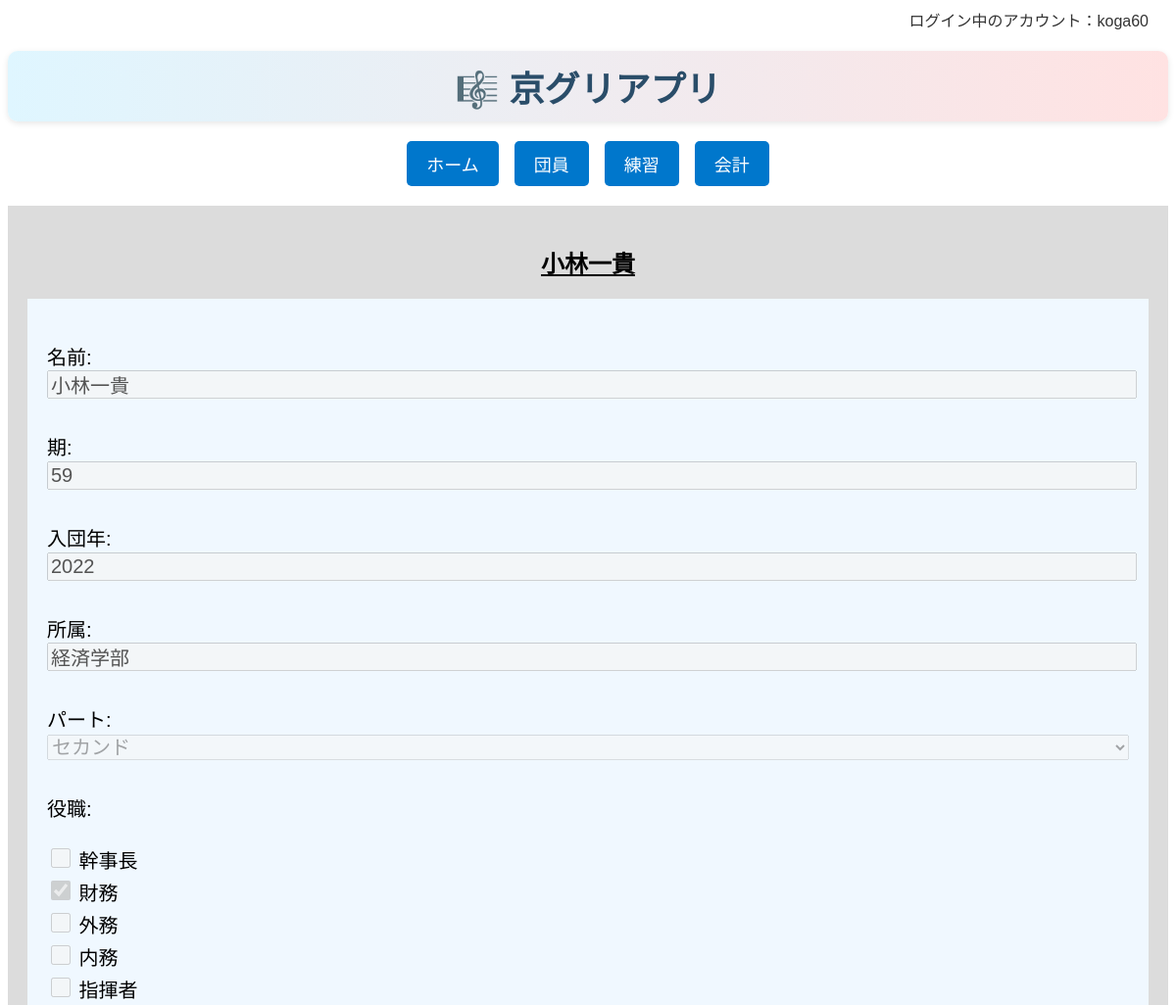
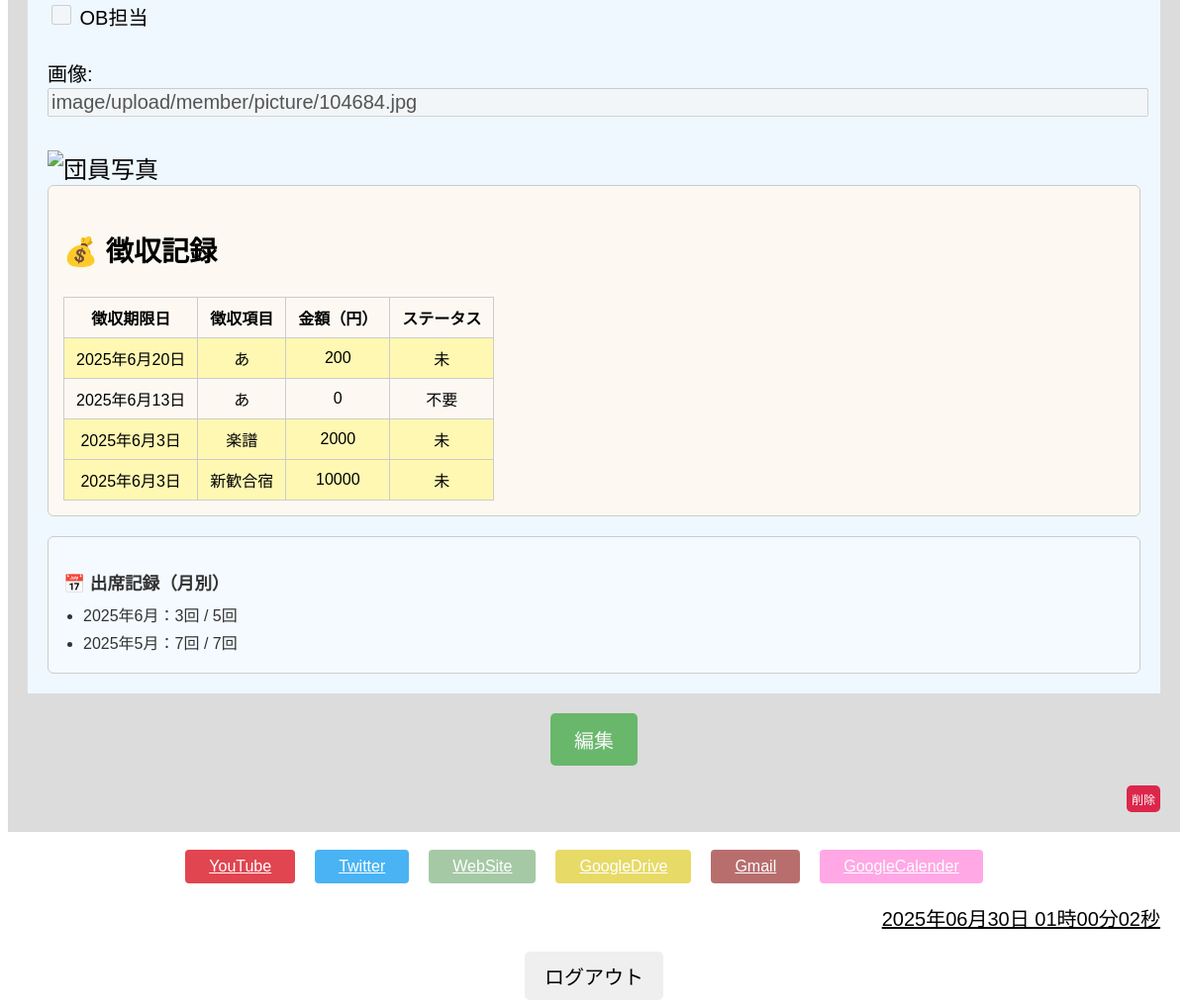
Screenshot of /member/8771d4e5-0cde-4285-b242-f666dc0be6bb/ (signed in) with the database file from the repository (2 pictures, top to bottom).
### member/models.py (models this page shows, shortened)
class Member(models.Model):
    PART_CHOICES = [
        ('top', 'トップ'),
        ('second', 'セカンド'),
        ('baritone', 'バリトン'),
        ('bass', 'ベース'),
    ]
    id = models.UUIDField(
        primary_key=True,
        default=uuid.uuid4,
        editable=False,
        verbose_name="ID"
    )  # 主キーとしてUUIDを使用（安全性・衝突回避）
    name = models.CharField(max_length=100, verbose_name="名前")  # 団員名
    kyogleeid = models.IntegerField(verbose_name="期")  # 何期生か（整数）
    joinyear = models.IntegerField(verbose_name="入団年")  # 入団年度
    faculty = models.CharField(max_length=100, verbose_name="所属")  # 学部など
    part = models.CharField(
        max_length=10,
        choices=PART_CHOICES,
        verbose_name="パート"
    )  # 所属パート（選択式）
    role = models.ManyToManyField(
        Role,
        verbose_name="役職",
        blank=True
    )  # 複数の役職と多対多で紐づけ
    picture = CloudinaryField(
        '画像',
        blank=True,
        null=True
    )  # Cloudinaryに保存されるプロフィール画像
    created_at = models.DateTimeField(
        auto_now_add=True,
        verbose_name="作成日時"
    )  # 登録された日時（自動記録）
    updated_at = models.DateTimeField(
        auto_now=True,
        verbose_name="更新日時"
    )  # 最終更新日時（自動記録）
    user = models.OneToOneField(
        User,
        on_delete=models.CASCADE,
        null=True,
        blank=True
    )  # Djangoのログインユーザーと紐づけ（任意）

### accounting/models/collection_models.py (models this page shows, shortened)
class CollectionRecord(models.Model):
    STATUS_CHOICES = [
        ('未', '未'),       # 未払い
        ('済', '済'),       # 支払済み
        ('不要', '不要'),   # 不要（免除など）
    ]
    collection = models.ForeignKey(
        Collection,
        on_delete=models.CASCADE,
        related_name='records'
    )  # 対象となる徴収項目
    member = models.ForeignKey(
        Member,
        on_delete=models.CASCADE
    )  # 対象団員
    amount = models.PositiveIntegerField(
        verbose_name="徴収額",
        default=0
    )  # 金額（円）
    status = models.CharField(
        max_length=10,
        choices=STATUS_CHOICES,
        default='未',
        verbose_name="徴収ステータス"
    )  # 支払い状況の区分

class Collection(models.Model):
    title = models.CharField(
        max_length=50,
        verbose_name="徴収項目",
        default=""
    )  # 徴収の名前（例：2025年5月団費）
    content = models.TextField(
        verbose_name="徴収内容",
        blank=True
    )  # 補足内容（空欄可）
    created_at = models.DateTimeField(
        auto_now_add=True,
        verbose_name="作成日"
    )  # 作成日時（自動記録）
    deadline = models.DateField(
        verbose_name="徴収期限日"
    )  # 支払いの締切日

### member/views.py (the view)
class MemberDetailView(LoginRequiredMixin, View):
    def get(self, request, id):
        member = get_object_or_404(Member, id=id)
        form = MemberForm(instance=member)
        for field in form.fields.values():
            field.disabled = True  # 表示のみで編集不可に
        attendance_records = PracticeAttendance.objects.select_related("day").filter(member=member)
        monthly_stats = defaultdict(lambda: {"attended": 0, "total": 0})
        for att in attendance_records:
            year, month = att.day.date.year, att.day.date.month
            if att.day.status != "none":
                monthly_stats[(year, month)]["total"] += 1
                if att.status in ["present", "late"]:
                    monthly_stats[(year, month)]["attended"] += 1
        sorted_stats = sorted(monthly_stats.items(), reverse=True)
        collection_records = CollectionRecord.objects.select_related('collection')\
            .filter(member=member).order_by('-collection__deadline')
        return render(request, "member/member_detail.html", {
            "member": member,
            "form": form,
            "monthly_attendance": sorted_stats,
            "collection_records": collection_records,
        })

### member/forms.py
class MemberForm(ModelForm):
    class Meta:
        model = Member  # 対応するモデル
        fields = [
            "name",
            "kyogleeid",
            "joinyear",
            "faculty",
            "part",
            "role",
            "picture"
        ]  # フォームに表示させるフィールドを指定
        widgets = {
            'name': forms.TextInput(attrs={'placeholder': '例）小林一貴'}),
            'kyogleeid': forms.TextInput(attrs={'placeholder': '例）59'}),
            'joinyear': forms.TextInput(attrs={'placeholder': '例）2022'}),
            'faculty': forms.TextInput(attrs={'placeholder': '例）経済学部'}),
            'role': forms.CheckboxSelectMultiple,  # 複数選択をチェックボックスで表示
        }

### member/models.py (called while the page is built)
    def __str__(self):
        return self.label

### templates/member/member_detail.html (shortened to what this page needs)
{% extends "base/base.html" %}
{% block body %}
<div class="contents">
    <h2 class="page_name">{{member.name}}</h2>
    <div class="register_contents">
        <div class="register_form">
            {{ form.as_p }}
            {% if member.picture %}
                <div>
                    <img src="{{ member.picture.url }}" alt="団員写真" width="300px">
                </div>
            {% endif %}
            {% if collection_records %}
            <div class="collection_history table_scroll_wrapper">
                <h3>💰 徴収記録</h3>
                <div class="scroll_inner_wrapper">
                <table class="collection_table" border="1">
                    <thead>
                        <tr>
                            <th>徴収期限日</th>
                            <th>徴収項目</th>
                            <th>金額（円）</th>
                            <th>ステータス</th>
                        </tr>
                    </thead>
                    <tbody>
                        {% for record in collection_records %}
                        <tr {% if record.status == "未" %}style="background-color: #fff8b3;"{% endif %}>
                            <td>{{ record.collection.deadline }}</td>
                            <td>{{ record.collection.title }}</td>
                            <td>{{ record.amount }}</td>
                            <td>{{ record.status }}</td>
                        </tr>
                    {% endfor %}
                    </tbody>
                </table>
                </div>
            </div>
            {% endif %}
            {% if monthly_attendance %}
            <div class="attendance_monthly">
                <h3>📅 出席記録（月別）</h3>
                <ul>
                {% for ym, stat in monthly_attendance %}
                <li>{{ ym.0 }}年{{ ym.1 }}月：{{ stat.attended }}回 / {{ stat.total }}回</li>
                {% endfor %}
                </ul>
            </div>
            {% endif %}
        </div>
    </div>
    <div class="save_wrapper">
    <a href="{% url 'member:member_update' member.id %}" class="save">編集</a>
    </div>
    <div class="delete_wrapper">
    <form action="{% url 'member:member_delete' member.id %}" method="post">
        <button type="submit" class="delete" onclick="return confirm('本当に削除してもよろしいですか？');">削除</button>
    </form>
    </div>
</div>
{% endblock %}

### templates/base/base.html (shortened to what this page needs)
<!DOCTYPE html>
<html lang="ja">
<head>
    {% load static %}
    <link rel="stylesheet" href="{% static 'css/base.css' %}">
    <link rel="stylesheet" href="https://maxcdn.bootstrapcdn.com/font-awesome/4.3.0/css/font-awesome.min.css">
</head>
<body>
    <div class="header-row">
        <div class="user-info">
        ログイン中のアカウント：{{ request.user.username }}
        </div>
    </div>
    <h1 class="main-title">🎼 京グリアプリ </h1>
    <div class="main-nav">
    <a href="{% url 'main:index' %}" class="main-nav-btn">ホーム</a>
    <a href="{% url 'member:index' %}" class="main-nav-btn">団員</a>
    <a href="{% url 'practice_management:practice_index' %}" class="main-nav-btn">練習</a>
    <a href="{% url 'accounting:index' %}" class="main-nav-btn">会計</a>
    </div>
    {% block body %}
    {% endblock %}
    <br>
    <div class="link-block">
        <div class="btn-wrapper">
        <a href="https://www.youtube.com/@..." target="_blank" class="btn youtube">YouTube</a>
        <a href="https://x.com/Glee_KU" target="_blank" class="btn twitter">Twitter</a>
        <a href="https://sites.google.com/view/kyotoglee/home" target="_blank" class="btn website">WebSite</a>
        <a href="https://drive.google.com/drive/home" target="_blank" class="btn googledrive">GoogleDrive</a>
        <a href="https://mail.google.com/mail/u/0/#inbox" target="_blank" class="btn gmail">Gmail</a>
        <a href="https://calendar.google.com/calendar/u/0/r" target="_blank" class="btn googlecalender">GoogleCalender</a>
        </div>
    </div>
    <div id="clock" class="clock"></div>
    <footer>
    <div class="logout_wrapper">
        <form action="{% url 'accounts:logout' %}" method="post">
            <button type="submit" class="logout">ログアウト</button>
        </form>
    </div>
    </footer>
</body>
</html>

### static/css/base.css (style rules this page uses)
body { font-family: "Avenir Next", "Hiragino Kaku Gothic ProN W3", sans-serif; }
h1 { font-size: 36px; text-align: center; }
.main-title { font-size: 36px; font-weight: bold; color: #2a4d69; text-align: center; margin: 20px 0; background: linear-gradient(to right, #dff6ff, #ffe2e2); padding: 10px 20px; border-radius: 10px; box-shadow: 0px 2px 6px rgba(0, 0, 0, 0.1); }
h2 { text-align: center; }
.clock { font-size: 20px; text-align: right; padding-right: 20px; text-decoration: underline; }
.header-row { display: flex; justify-content: flex-end; padding: 0 20px 0 20px; }
.user-info { font-size: 16px; color: #333; }
.btn-wrapper { margin-bottom: 20px; display: flex; justify-content: center; }
.btn { padding: 8px 24px; color:rgb(255, 255, 255); opacity:0.8; border-radius: 4px; }
.youtube { background-color: RGB(218,23,37); margin-right: 20px; }
.twitter { background-color: RGB(29,161,242); margin-right: 20px; }
.website { background-color: darkseagreen; margin-right: 20px; }
.googledrive { background-color: rgb(226, 210, 66); margin-right: 20px; }
.gmail { background-color: rgb(168, 74, 74); margin-right: 20px; }
.googlecalender { background-color: rgb(255, 147, 223); margin-right: 20px; }
.contents { padding: 20px; background-color: gainsboro; }
.page_name { font-size: 24px; text-align: center; text-decoration: underline; }
.register_contents { display: flex; justify-content: center; padding: 20px; background-color: aliceblue; }
.register_form { text-align: left; font-size: 24px; width: 100%; }
.register_form input, .register_form label, .register_form select, .register_form textarea { font-size: 20px; width: 100%; margin-bottom: 10px; }
.save_wrapper { display: flex; justify-content: center; margin-top: 20px; }
.save { font-size: 20px; padding: 12px 24px; background-color: #4CAF50; color: white; border-radius: 5px; text-decoration: none; text-align: center; opacity: 0.8; }
.delete_wrapper { display: flex; justify-content: flex-end; margin-top: 20px; padding-left: 20px; }
.delete { font-size: 12px; padding: 5px 5px; background-color: crimson; color: white; border: none; border-radius: 5px; opacity: 0.9; cursor: pointer; }
input[type="checkbox"] { width: 16px; height: 16px; }
.attendance_monthly { margin-top: 20px; padding: 15px; background-color: #f4faff; border: 1px solid #ccc; border-radius: 6px; font-size: 1rem; color: #333; }
.attendance_monthly h3 { font-size: 1.1rem; margin-bottom: 8px; }
.attendance_monthly ul { list-style: disc; padding-left: 20px; margin: 0; }
.attendance_monthly li { margin-bottom: 4px; }
.logout_wrapper { display: flex; justify-content: center; margin-top: 20px; }
.logout { font-size: 20px; padding: 10px 20px; border-radius: 5px; border: none; }
.table_scroll_wrapper { overflow-x: auto; white-space: nowrap; }
.table_scroll_wrapper { overflow-x: auto; overflow-y: auto; max-height: 600px; }
.main-nav { display: flex; justify-content: center; gap: 16px; margin: 20px 0; flex-wrap: wrap; }
.main-nav-btn { background-color: #0077cc; color: white; text-decoration: none; padding: 10px 20px; font-size: 18px; border-radius: 5px; text-align: center; }
input[type="checkbox"] { width: 20px; height: 20px; }
.table_scroll_wrapper { overflow-x: auto; width: 100%; }
.collection_history { background-color: #fdf9f2; border: 1px solid #ccc; border-radius: 6px; padding: 15px; width: 100%; box-sizing: border-box; }
.scroll_inner_wrapper { overflow-x: auto; width: 100%; }
.collection_table { width: max-content; border-collapse: collapse; font-size: 1rem; }
.collection_table th, .collection_table td { padding: 8px 12px; white-space: nowrap; border: 1px solid #ccc; text-align: center; }

### rows the page displays
Member: name "小林一貴", kyogleeid "59", joinyear "2022", faculty "経済学部", part "セカンド", picture "image/upload/member/picture/104684.jpg"
CollectionRecord: collection.deadline "2025年6月20日", collection "あ", amount "200", status "未"
CollectionRecord: collection.deadline "2025年6月13日", collection "あ", amount "0", status "不要"
CollectionRecord: collection.deadline "2025年6月3日", collection "楽譜", amount "2000", status "未"
CollectionRecord: collection.deadline "2025年6月3日", collection "新歓合宿", amount "10000", status "未"

### other values shown
{{ request.user.username }} "koga60"
{{ ym.0 }} "2025" "2025"
{{ ym.1 }} "6" "5"
{{ stat.attended }} "3" "7"
{{ stat.total }} "5" "7"
